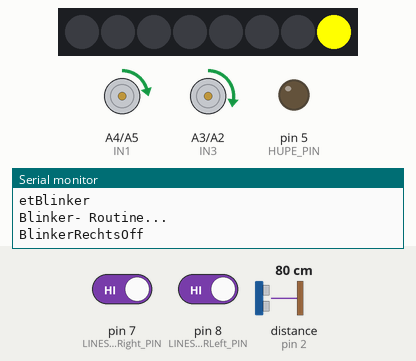
The program below on a simulated Arduino Nano, built with avr-gcc and run on an emulated ATmega328P. On the bench: 8 RGB LEDs in strip order, left to right, motor-driver pin pairs drawn as motors (green arrow = first pin HIGH = forward, orange = second pin HIGH = backward, longer = more drive, scaled by the enable pin), output pins drawn as LEDs (lit = HIGH), the last lines printed to the serial monitor. The test bench sets the inputs (shaded band); at power-on: pin 8 (LINESENSORLeft_PIN) HIGH, distance to the obstacle (sensor on pin 2) 80 cm, pin 7 (LINESENSORRight_PIN) HIGH. The echo pulse lasts 58.3 µs per cm.

Above: at 0.6 s.
1.4 s: pin 8 (LINESENSORLeft_PIN) driven LOW
At 2.2 s:
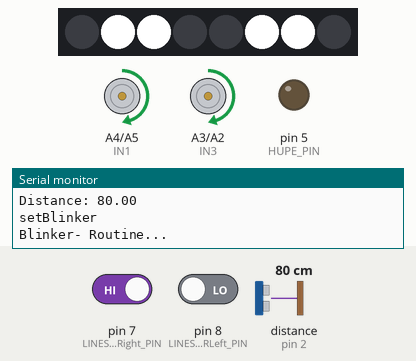
2.9 s: distance to the obstacle (sensor on pin 2) set to 11 cm
4.4 s: distance to the obstacle (sensor on pin 2) set to 8 cm
At 5.2 s:
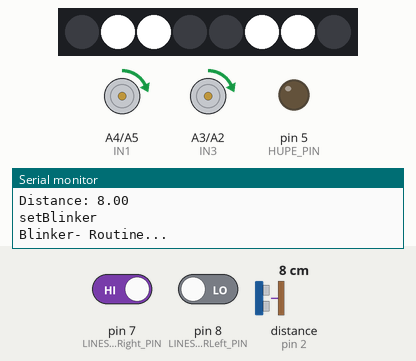
5.9 s: pin 7 (LINESENSORRight_PIN) driven LOW
At 7.9 s:
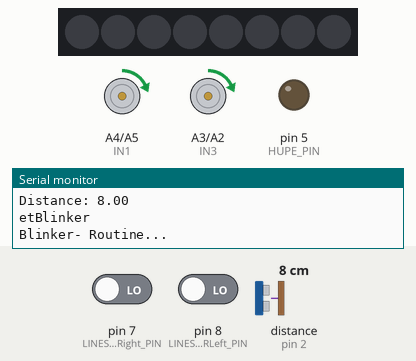
8.8 s: distance to the obstacle (sensor on pin 2) set to 6 cm
10.4 s: distance to the obstacle (sensor on pin 2) set to 3 cm
At 11.49 s:
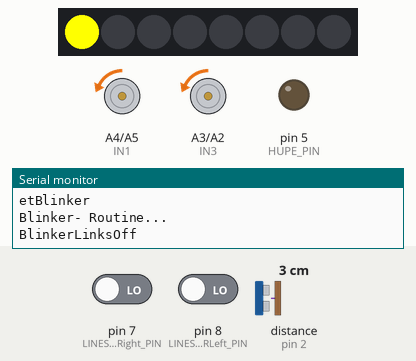
Timing chart, 0 to 14.2 s (numbered marks = the images above; inputs shaded):
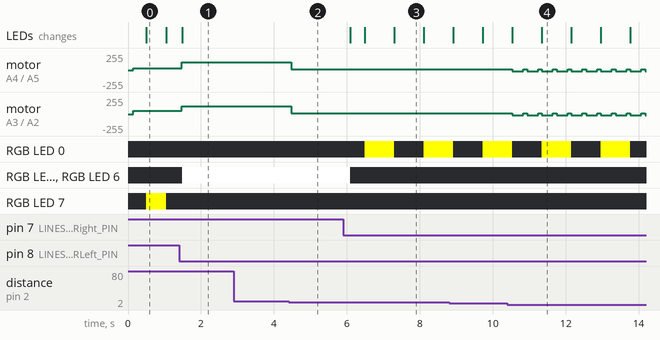

Measured:
- the behaviour switches between 10 and 9 cm on distance to the obstacle (sensor on pin 2) (found by bisection; images 1 and 2)
- the behaviour switches between 5 and 4 cm on distance to the obstacle (sensor on pin 2) (found by bisection; images 3 and 4)
- after the input at 1.4 s, motor on A4 (IN1) / A5 (IN2): forward 25/255 → forward 120/255 after 0.08 s; motor on A3 (IN3) / A2 (IN4): forward 50/255 → forward 120/255 after 0.08 s; the LEDs: change after 0.08 s (image 1)
- after the input at 4.4 s, motor on A4 (IN1) / A5 (IN2), motor on A3 (IN3) / A2 (IN4): forward 120/255 → forward 15/255 after 0.07 s
- after the input at 5.9 s, RGB LED 0: off → RGB(255, 255, 0) after 0.59 s, → off 0.81 s later, → RGB(255, 255, 0) 0.81 s later; RGB LED 1, RGB LED 2, RGB LED 5, RGB LED 6: RGB(255, 255, 255) → off after 0.19 s; the LEDs: change after 0.19 s (image 3)
- after the input at 10.4 s, motor on A4 (IN1) / A5 (IN2), motor on A3 (IN3) / A2 (IN4): alternates forward 15/255 for 0.10 s and backward 15/255 for 0.30 s, starting after 0.14 s
- what the display in image 0 shows lasts 0.5 s, from 0.5 s to 1.0 s

The program:

main.cpp
```cpp
// ==========================================================================
// Projekt: Erasmus+ IoT - Smart Car
// ==========================================================================
// Description: Hauptprogramm für das Smart Car
//              - Initialisierung der Sensoren und Aktoren
//              - Hauptprogrammschleife
//
//              SIEHE AUCH die Datei "_readme_.h" für eine kurze Beschreibung
//
// Creator:  S. Wintgen
// Date: 2025-03-11
// Version: 1.0
// File: main.cpp
// ==========================================================================
#include <Arduino.h>
#include "entfernungssensor.h" // Entfernungssensor.h (Ultraschallsensor HCSR04)
#include "batterie.h"          // batterie.h (Batteriespannung)
#include "lampen.h"            // neoPixel.h (Leuchtstreifen WS2841)
#include "motor.h"             // motor.h (L298N Motor)
#include "hupe.h"              // hupe.h (Buzzer)
#include "motorcontrol.h"      // motorregelung.h (PID-Regler)
#include "helligkeitssensor.h" // helligkeitssensor.h (Lichtsensor)
#include "liniensensor.h"      // LlinienSensor.h (Lichtsensor)


void setup()
{
  Serial.begin(9600);
  initBatterie();
  initHupe();
  initLampen();
  initMotor();
  initDistanceSensor();
  initBrightnessSensor();
  initLineSensor();
  Serial.println("Setup completed");
  Serial.println("Battery voltage: " + String(getBatterieVoltage()) + " V");
//  if(checkBatterie() < ) TODO: Check Battery Charge
}

void loop(){
  // Motorsteuerung
  driveCar(true); // Motoren einschalten und der "Straße" folgen (siehe motorcontrol.h)

  // Weiterhin kann hier
  // - die Rounitne checkBatterie() oder getBatterieVoltage() aufgerufen werden, um die
  //   Batterieriespannung zu prüfen und ggf. eine Warnung auszugeben.
  // - die Routine checkDistanceSensor() aufgerufen werden, um den
  //   Abstand zu einem Hindernis zu prüfen umd ggf. auszuweichen
  // - die Routine checkHelligkeitSensor() aufgerufen werden, um die
  //   Helligkeit zu prüfen und ggf. das Licht einzuschalten
  // - die Routine hupe() aufgerufen werden, um den Buzzer zu aktivieren
  //   falls der Roboter auf ein Hindernis zufährt oder Gefahr läuft
  //   von der Straße abzukommen.
  // - die Reoutine setBlinker(boolean links, boolean rechts) aufgerufen werden,
  //   um die Blinker ein/auszuschalten.
  // - die Routine setFahrlicht(boolean on) aufgerufen werden, um das
  //   Fahrlicht ein/auszuschalten.
  //
  // WICHTIG: Die Routinen dürfen nicht blockierend sein, d.h. sie dürfen
  //          KEINE (!!!) delay() enthalten, da sonst die Motoren nicht mehr
  //          zeitnah angesteuert werden können.
  //
  // DER FANTASIE SIND KEINE GRENZEN GESETZT!  -  SEI KREATIV   ;-)
  //

  delay(100); // 100ms warten - einzige (!!!) Verzögerung im ganzen Programm

}
```

batterie.h
```cpp
// ==========================================================================
// Projekt: Erasmus+ IoT - Smart Car
// ==========================================================================
// Description: Ermittlung der Batteriespannung einer 9V Blockbatterie
//              - Anschluss über Spannungsteiler an A0
//              - Spannungsteiler: 10kOhm und 10kOhm
//              - Spannungsbereich: 0,0V - 9,0V
//              - Spannungswerte des ADC: 0 - 1023
// Creator:  S. Wintgen
// Date: 2025-03-11
// Version: 1.0
// File: batterie.h
// ==========================================================================
//
#ifndef batterie_h
#define batterie_h

#include <Arduino.h>
#include <lampen.h>
#include <hupe.h>

#define BATTERY_SHOW_VOLTAGE true   // Spannung auf dem LED-Streifen anzeigen
#define BATTERY_NOISE_WARNING false // akustische Warnung bei niedriger Spannung

#define BATTERY A0
#define BATTERY_MAX 1023    // 1023 = 10bit ADC
#define BATTERY_MIN 0       // 0
#define BATTERY_OFFSET 0.0  // 0V

#define R1 10000.0
#define R2 10000.0

#define BATTERY_VOLTAGE_FULL 9.0     // 9V
#define BATTERY_VOLTAGE_WARNING 7.0  // 7V
#define BATTERY_VOLTAGE_LOW 6.0      // 6V
#define BATTERY_VOLTAGE_CRITICAL 5.0 // 5V

// Batterie initialisieren
void initBatterie()
{
    pinMode(BATTERY, INPUT);
    initHupe();
    initLampen();
    Serial.println("Batterie initialized");
}

// Batteriespannung ermitteln
float getBatterieVoltage()
{
    int value = analogRead(BATTERY);
    float voltage = map(value, BATTERY_MIN, BATTERY_MAX, 0, 90); // 00-90 -> 0,0-9,0
    voltage = voltage * 0.1;
    Serial.println("Batterie: " + String(value) + " -> " + String(voltage) + " V");
    return voltage;
}

// Batterie prüfen, Werte anzeigen und ggf. Warnung ausgeben
void checkBatterie()
{
    float voltage = getBatterieVoltage(); // Spannung ermitteln

    if (BATTERY_SHOW_VOLTAGE)
    {
        // Spannung auf dem LED-Strip anzeigen
        int leds = map(voltage, BATTERY_VOLTAGE_CRITICAL, BATTERY_VOLTAGE_FULL, 0, 8);
//        Serial.println("LEDs: " + String(leds));
        if (leds <= 0) // keine LED
        {
            setPixelClear();
            setPixelColor(0, 255, 0, 0); // rot
        }
        else
        {
            for (int i = 0; i < leds; i++)
            {
                if (voltage < BATTERY_VOLTAGE_WARNING)
                    setPixelColor(i, 255, 0, 0); // rot
                else
                    setPixelColor(i, 0, 255, 0); // grün
            }
            for (int i = leds; i < 8; i++)
            {
                setPixelColor(i, 0, 0, 0); // aus
            }
        }
    }

    if (voltage < BATTERY_VOLTAGE_CRITICAL)
    {
        if (BATTERY_NOISE_WARNING)
        {
            hupen();
        }
    }
}

#endif
```

entfernungssensor.h
```cpp
// ==========================================================================
// Projekt: Erasmus+ IoT - Smart Car
// ==========================================================================
// Description: Methoden für die Ermittlung der Werte des Entfernungssensors
//              - initialisierung des sensors
//              - getDistance
//
// Creator:  S. Wintgen
// Date: 2025-03-11
// Version: 1.0
// File: entfernungssensor.h
// ==========================================================================
#ifndef enternungssensor_h
#define enternungssensor_h

#include <Arduino.h>
#include <HCSR04.h>

// initialisierung des sensors
#define TRIG_PIN 3
#define ECHO_PIN 2
UltraSonicDistanceSensor distanceSensor(TRIG_PIN, ECHO_PIN);

// initialisierung des sensors
void initDistanceSensor()
{
  // keine initialisierung notwendig
}

// get Distance
int getDistance()
{
  return distanceSensor.measureDistanceCm();
}


#endif
```

helligkeitssensor.h
```cpp
// ==========================================================================
// Projekt: Erasmus+ IoT - Smart Car
// ==========================================================================
// Description: Methoden für die Ermittlung der Werte des Helligkeitssensor (LDR)
//              - initialisierung des sensors
//              - getBrightness
//              Mit den Werten kann z.B. die Fahzeugbeleuchtung gesteuert werden.
//
// Creator:  S. Wintgen
// Date: 2025-03-11
// Version: 1.0
// File: helligkeitssensor.h
// ==========================================================================
#ifndef helligkeitssensor_h
#define helligkeitssensor_h

#include <Arduino.h>

#define SENSOR_PIN A0

// initialisierung des sensors
void initBrightnessSensor()
{
  // keine initialisierung notwendig
}

// get brightness
int getBrightness()
{
  return analogRead(SENSOR_PIN);
}


#endif
```

hupe.h
```cpp
// ==========================================================================
// Projekt: Erasmus+ IoT - Smart Car
// ==========================================================================
// Description: Methoden für die Ansteuerung der Hupe
//              - initialisierung der Hupe
//              - hupen
//
// Creator:  S. Wintgen
// Date: 2025-03-11
// Version: 1.0
// File: hupe.h
// ==========================================================================
#ifndef hupe_h
#define hupe_h

#include <Arduino.h>

#define HUPE_PIN 5


// initialize Hupe
void initHupe()
{
    pinMode(HUPE_PIN, OUTPUT);
    digitalWrite(HUPE_PIN, LOW);
    Serial.println("Hupe initialized");
}

// hupen (100ms)
void hupen()
{
    digitalWrite(HUPE_PIN, HIGH);
    delay(500);
    digitalWrite(HUPE_PIN, LOW);
}


#endif
```

lampen.h
```cpp
// ==========================================================================
// Projekt: Erasmus+ IoT - Smart Car
// ==========================================================================
// Description: Methoden für die Ansteuerung der Lampen (Neopixel)
//              - Fahrlicht - Funktion
//              - Blinker - Funktion (links, rechts)
//              - Neopixel Einzelansteuerung
//
// Creator:  S. Wintgen
// Date: 2025-03-11
// Version: 1.0
// File: lampen.h
// ==========================================================================
#ifndef lampen_h
#define lampen_h

#include <Arduino.h>
#include <Adafruit_NeoPixel.h> // Neopixel einbinden

// Neopixel Konfiguration
#define PIN 6
#define NUMPIXELS 8
Adafruit_NeoPixel pixels(NUMPIXELS, PIN, NEO_GRB + NEO_KHZ800);

// Blinker Konfiguration
boolean blinkerLinksOn = false;
int blinkerLinksLEDNr = 0;
boolean blinkerRechtsOn = false;
int blinkerRechtsLEDNr = 7;

// Fahrlicht Konfiguration
boolean fahrlicht = false;
int fahrLichtLEDNr1 = 1;
int fahrLichtLEDNr2 = 2;
int fahrLichtLEDNr3 = 5;
int fahrLichtLEDNr4 = 6;

// Blinker Intervall
unsigned int blinkInterval = 500; // Blinkintervall in Millisekunden

// forward declaration der Methoden
void initLampen();
void setBlinker(boolean links, boolean rechts);
void blinker();
void setFahrlicht(boolean on);
void setPixelColor(int pin, int r, int g, int b);
void setPixelClear();
void setPixelColorAll(int r, int g, int b);

// ========================================================================

// noepixel initialisieren
void initLampen()
{
  // Neopixel initialisieren
  pixels.begin();
  pixels.clear();
  pixels.show();
  Serial.println("Neopixel initialized");
}

// Fahrlicht einschalten
void setFahrlicht(boolean on)
{
  fahrlicht = on;
  if (fahrlicht)
  {
    setPixelColor(fahrLichtLEDNr1, 255, 255, 255);
    setPixelColor(fahrLichtLEDNr2, 255, 255, 255);
    setPixelColor(fahrLichtLEDNr3, 255, 255, 255);
    setPixelColor(fahrLichtLEDNr4, 255, 255, 255);
  }
  else
  {
    setPixelColor(fahrLichtLEDNr1, 0, 0, 0);
    setPixelColor(fahrLichtLEDNr2, 0, 0, 0);
    setPixelColor(fahrLichtLEDNr3, 0, 0, 0);
    setPixelColor(fahrLichtLEDNr4, 0, 0, 0);
  }
}

// Blinker setzen
void setBlinker(boolean links, boolean rechts)
{
  Serial.println("setBlinker" + links + rechts);
  blinkerLinksOn = links;
  blinkerRechtsOn = rechts;
  blinker(); // Blinker sofort ansteuern
}

// Blinken, wird von setBlinker() aufgerufen
void blinker()
{
  Serial.println("Blinker- Routine...");
  static boolean blinkerLinks = false;  // speichert den Zustand des Blinkers
  static boolean blinkerRechts = false; // speichert den Zustand des Blinkers

  static unsigned long currentMillis = 0;       // speichert die aktuelle Zeit
  static unsigned long previousMillisBlink = 0; // speichert die Zeit des letzten Blinkens

  boolean changeState = false; // speichert den Zustand des Blinkers

  // Statusänderungen nur alle 500ms (blinkInterval) ausführen
  currentMillis = millis(); // aktuelle Zeit ermitteln
  if (currentMillis - previousMillisBlink >= blinkInterval)
  {
    previousMillisBlink = currentMillis;
    changeState = true;
  }

  // Blinker links ansteuern
  if (blinkerLinksOn) // falls Blinker lins aktiv ist
  {
    if (changeState) // falls Zeit von 500 ms abgelaufen ist
    {

      if (blinkerLinks)
      {
        Serial.println("BlinkerLinksOn");
        setPixelColor(blinkerLinksLEDNr, 0, 0, 0);
        blinkerLinks = false;
      }
      else
      {
        Serial.println("BlinkerLinksOff");
        setPixelColor(blinkerLinksLEDNr, 255, 255, 0);
        blinkerLinks = true;
      }
    }
  }
  else
  {
    setPixelColor(blinkerLinksLEDNr, 0, 0, 0);
  }

  // Blinker rechts ansteuern
  if (blinkerRechtsOn) // falls Blinker rechts aktiv ist
  {
    if (changeState) // falls Zeit von 500 ms abgelaufen ist
    {

      if (blinkerRechts)
      {
        Serial.println("BlinkerRechtsOn");
        setPixelColor(blinkerRechtsLEDNr, 0, 0, 0);
        blinkerRechts = false;
      }
      else
      {
        Serial.println("BlinkerRechtsOff");
        setPixelColor(blinkerRechtsLEDNr, 255, 255, 0);
        blinkerRechts = true;
      }
    }
  }
  else
  {
    setPixelColor(blinkerRechtsLEDNr, 0, 0, 0);
  }
}

// Einzelpixel ansteuern (0-7) mit Farbe (r,g,b)
void setPixelColor(int pin, int r, int g, int b)
{
  pixels.setPixelColor(pin, pixels.Color(r, g, b));
  pixels.show();
}

// alle Pixel ausschalten
void setPixelClear()
{
  pixels.clear();
  pixels.show();
}

// alle Pixel mit Farbe (r,g,b) ansteuern
void setPixelColorAll(int r, int g, int b)
{
  for (int i = 0; i < NUMPIXELS; i++)
  {
    pixels.setPixelColor(i, pixels.Color(r, g, b));
  }
  pixels.show();
}

#endif
```

liniensensor.h
```cpp
// ==========================================================================
// Projekt: Erasmus+ IoT - Smart Car
// ==========================================================================
// Description: Methoden für die Ermittlung der Werte des LinienSensors
//              - initialisierung des sensors
//              - getLineSensorLeft
//              - getLineSensorRight
//              - die Methoden liefern eine 1, falls die Linie erkannt wird
//                und eine 0, falls keine Linie erkannt/verlassen wird
// Creator:  S. Wintgen
// Date: 2025-03-11
// Version: 1.0
// File: linienSensor.h
// ==========================================================================
#ifndef linienSensor_h
#define linienSensor_h

#include <Arduino.h>

#define LINESENSORLeft_PIN 8
#define LINESENSORRight_PIN 7

// forward declaration
void initLineSensor();     // initialisierung des sensors
int getLineSensorLeft();   // get brightness left sensor
int getLineSensorRight();  // get brightness right sensor

// initialisierung des sensors
void initLineSensor()
{
    pinMode(LINESENSORLeft_PIN, INPUT_PULLUP);
    pinMode(LINESENSORRight_PIN, INPUT_PULLUP);
}

// get brightness left sensor
int getLineSensorLeft()
{
    if (digitalRead(LINESENSORLeft_PIN) == 1)
    {
        return 1;
    }
    else
    {
        return 0;
    }
}

// get brightness right sensor
int getLineSensorRight()
{
    if (digitalRead(LINESENSORRight_PIN) == 1)
    {
        return 1;
    }
    else
    {
        return 0;
    }
}

#endif
```

motor.h
```cpp
// ==========================================================================
// Projekt: Erasmus+ IoT - Smart Car
// ==========================================================================
// Description: Methoden für die Ansteuerung der Motoren
//              - initialisierung der Motoren
//              - Motor stoppen
//              - Motor fahren (speed_left, speed_right)
//
// Creator:  S. Wintgen
// Date: 2025-03-11
// Version: 1.0
// File: motor.h
// ==========================================================================
#ifndef motor_h
#define motor_h

#include <Arduino.h>

// define motor pins
#define ENA 10 // PWM
#define IN1 A4 // direction
#define IN2 A5 // direction
#define ENB 9  // PWM
#define IN3 A3 // direction
#define IN4 A2 // direction

// offset for motor speed
#define OFFSET_LEFT 0
#define OFFSET_RIGHT 0

// maximum speed
#define MAX_SPEED 255

// forward declaration
void initMotor();
void motorStop();
void motorDrive(int speed_left, int speed_right);

// initialize motor
void initMotor()
{
    pinMode(ENA, OUTPUT);
    pinMode(IN1, OUTPUT);
    pinMode(IN2, OUTPUT);
    pinMode(ENB, OUTPUT);
    pinMode(IN3, OUTPUT);
    pinMode(IN4, OUTPUT);
    motorStop();
    Serial.println("Motor initialized");
}

// stop motor
void motorStop()
{
    analogWrite(ENA, 0);
    digitalWrite(IN1, LOW);
    digitalWrite(IN2, LOW);
    analogWrite(ENB, 0);
    digitalWrite(IN3, LOW);
    digitalWrite(IN4, LOW);
}

// drive (speed_left, speed_right)
void motorDrive(int speed_left, int speed_right)
{

    // limit speed left motor
    if (speed_left > 0)
    {
        speed_left += OFFSET_LEFT;
        if (speed_left > MAX_SPEED)
            speed_left = MAX_SPEED;
    }
    if (speed_left < 0)
    {
        speed_left -= OFFSET_LEFT;
        if (speed_left < -MAX_SPEED)
            speed_left = -MAX_SPEED;
    }

    // limit speed right motor
    if (speed_right > 0)
    {
        speed_right += OFFSET_RIGHT;
        if (speed_right > MAX_SPEED)
            speed_right = MAX_SPEED;
    }
    if (speed_right < 0)
    {
        speed_right -= OFFSET_RIGHT;
        if (speed_right < -MAX_SPEED)
            speed_right = -MAX_SPEED;
    }

    // left motor
    if (speed_left > 0)  // forward
    {
        digitalWrite(IN1, HIGH);
        digitalWrite(IN2, LOW);
    }
    if (speed_left < 0)  // backward
    {
        digitalWrite(IN1, LOW);
        digitalWrite(IN2, HIGH);
    }
    if (speed_left == 0)  // stop
    {
        digitalWrite(IN1, LOW);
        digitalWrite(IN2, LOW);
    }
    analogWrite(ENA, abs(speed_left));

    // right motor
    if (speed_right > 0)  // forward
    {
        digitalWrite(IN3, HIGH);
        digitalWrite(IN4, LOW);
    }
    if (speed_right < 0) // backward
    {
        digitalWrite(IN3, LOW);
        digitalWrite(IN4, HIGH);
    }
    if (speed_right == 0) // stop
    {
        digitalWrite(IN3, LOW);
        digitalWrite(IN4, LOW);
    }
    analogWrite(ENB, abs(speed_right));
}

#endif
```

Source omitted: motorcontrol.h (5189 bytes)
